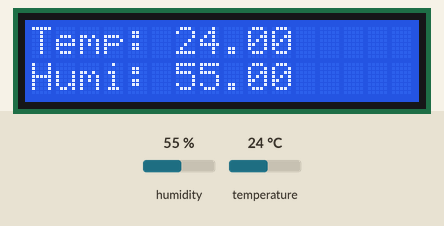
A sketch run on a simulated Arduino Uno, built with avr-gcc and run on an emulated ATmega328P. On the bench: 16×2 character LCD. The test bench sets the inputs (shaded band); at power-on: humidity 55 %, temperature 24 °C.

Above: at 1.2 s.
1.3 s: humidity set to 22 %
At 6.0 s:
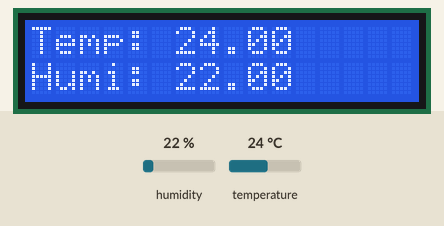
6.6 s: temperature set to 12 °C
At 11.4 s:
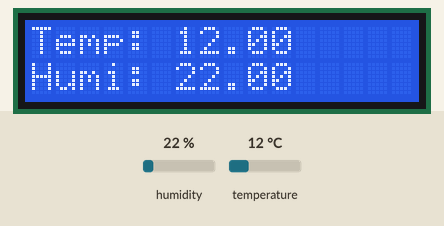
11.7 s: humidity set to 40 %
At 16.1 s:
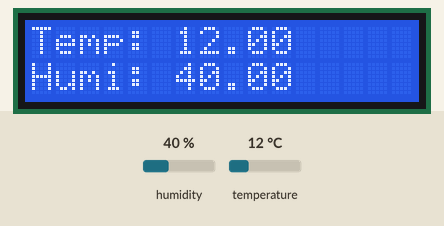
16.7 s: temperature set to 19 °C
At 20.6 s:
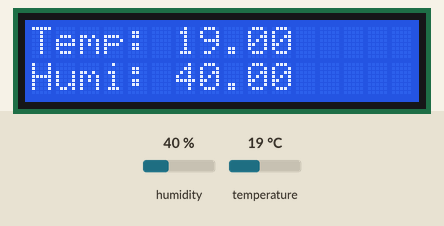
Timing chart, 0 to 22.1 s (numbered marks = the images above; inputs shaded):
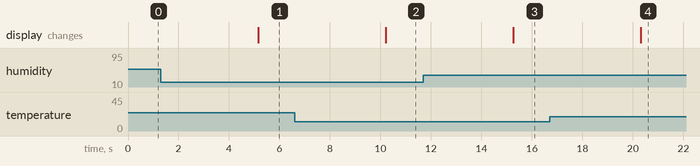

The sketch:

test_DHT20.ino
```cpp
// Kiểm tra cảm biến nhiệt độ và độ ẩm môi trường.

#include "LiquidCrystal_I2C.h";
#include "DHT20.h"

#include <Arduino.h>

// Khởi tạo màn hình LCD
LiquidCrystal_I2C lcd(0x21, 16, 2);

// Khởi tạo đối tượng DHT20
DHT20 DHT;

void setup() {
    //Initialize the LCD
    lcd.init();
    // Turn on the blacklight
    lcd.backlight();
}

void loop() {
    DHT.read(); // Đọc dữ liệu từ cảm biến

    // In giá trị ra màn hình LCD
    lcd.clear();
    lcd.setCursor(0, 0);
    lcd.print("Temp: ");
    lcd.print((DHT.getTemperature()));
    lcd.setCursor(0, 1);
    lcd.print("Humi: ");
    lcd.print((DHT.getHumidity()));

    delay(5000); // 5s đo một lần
}
```

Measured:
- after the input at 1.3 s, the display: changes after 3.9 s (image 1)
- after the input at 6.6 s, the display: changes after 3.6 s (image 2)
- after the input at 11.7 s, the display: changes after 3.6 s (image 3)
- after the input at 16.7 s, the display: changes after 3.6 s (image 4)
